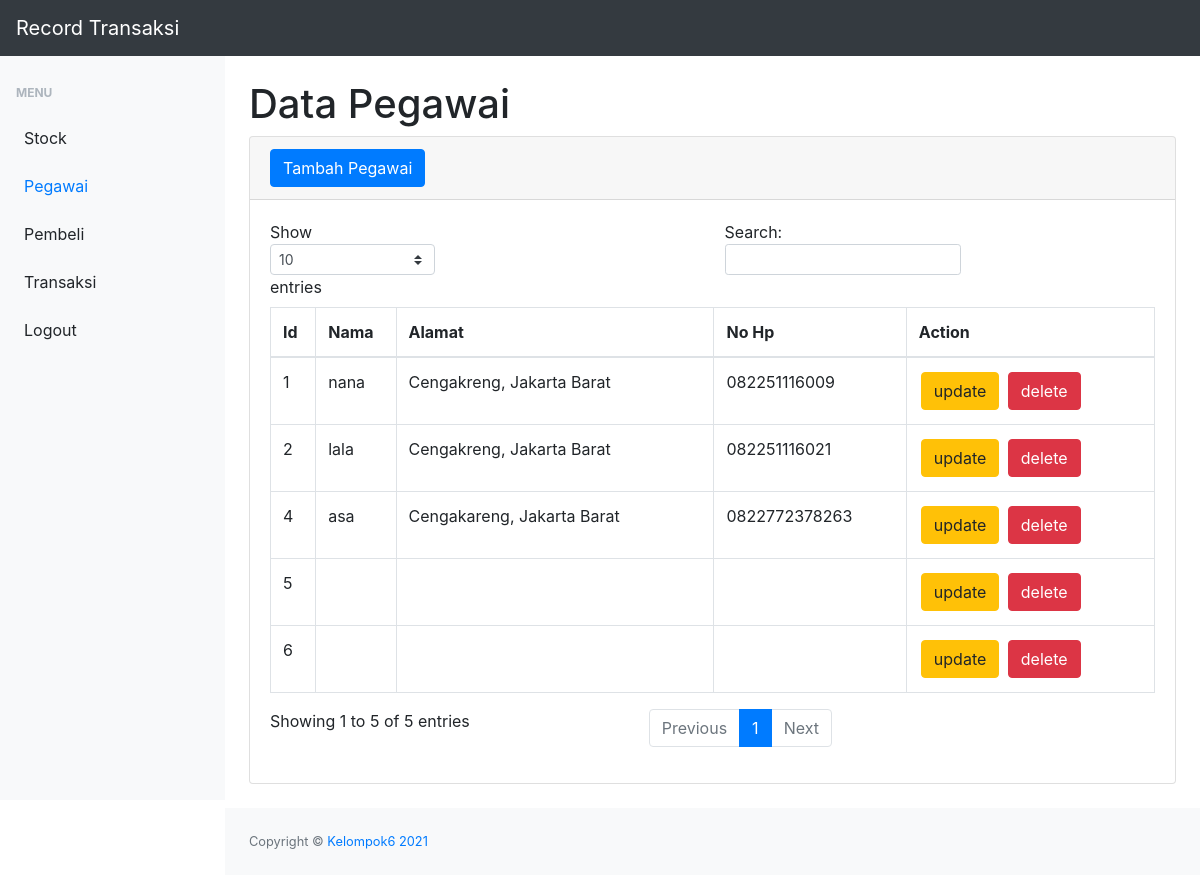
Page /pegawai.php (signed in) on the committed database.
### tables this page shows
CREATE TABLE `pegawai` (
  `id_pegawai` int(11) NOT NULL,
  `nama_pgw` varchar(25) DEFAULT NULL,
  `alamat_pgw` varchar(50) DEFAULT NULL,
  `telp_pgw` varchar(13) DEFAULT NULL
);

### pegawai.php (the view, shortened to what this page needs)
<?php
require 'function.php';
?>
<!DOCTYPE html>
<html lang="en">
<head>
    <link href="css/styles.css" rel="stylesheet" />
</head>
<body class="sb-nav-fixed">
    <nav class="sb-topnav navbar navbar-expand navbar-dark bg-dark">
        <a class="navbar-brand" href="index.php">Record Transaksi</a>
        <button class="btn btn-link btn-sm order-1 order-lg-0" id="sidebarToggle" href="#"><i class="fas fa-bars"></i></button>
    </nav>
    <div id="layoutSidenav">
        <div id="layoutSidenav_nav">
            <nav class="sb-sidenav accordion sb-sidenav-light" id="sidenavAccordion">
                <div class="sb-sidenav-menu">
                    <div class="nav">
                        <div class="sb-sidenav-menu-heading">Menu</div>
                        <a class="nav-link" href="index.php">
                            Stock
                        </a>
                        <a class="nav-link" href="pegawai.php">
                            Pegawai
                        </a>
                        <a class="nav-link" href="pembeli.php">
                            Pembeli
                        </a>
                        <a class="nav-link" href="transaksi.php">
                            Transaksi
                        </a>
                        <a class="nav-link" href="logout.php">
                            Logout
                        </a>
                    </div>
                </div>
            </nav>
        </div>
        <div id="layoutSidenav_content">
            <main>
                <div class="container-fluid">
                    <h1 class="mt-4">Data Pegawai</h1>
                    <div class="card mb-4">
                        <div class="card-header">
                            <button type="button" class="btn btn-primary" data-toggle="modal" data-target="#pgwmodal">
                                Tambah Pegawai
                            </button>
                        </div>
                        <div class="card-body">
                            <div class="table-responsive">
                                <table class="table table-bordered" id="dataTable" width="100%" cellspacing="0">
                                    <thead>
                                        <tr>
                                            <th>Id</th>
                                            <th>Nama</th>
                                            <th>Alamat</th>
                                            <th>No Hp</th>
                                            <th>Action</th>
                                        </tr>
                                    </thead>
                                    <tbody>
                                        <?php
                                        $viewpegawai = mysqli_query($conn, "SELECT * FROM `pegawai`");
                                        while ($data = mysqli_fetch_array($viewpegawai)) {
                                            $id_pgw = $data['id_pegawai'];
                                            $nama = $data['nama_pgw'];
                                            $alamat = $data['alamat_pgw'];
                                            $no_hp = $data['telp_pgw'];
                                        ?>
                                            <tr>
                                                <td><?= $id_pgw; ?></td>
                                                <td><?= $nama; ?></td>
                                                <td><?= $alamat; ?></td>
                                                <td><?= $no_hp; ?></td>
                                                <td>
                                                    <button style="margin: 2px;" type="button" class="btn btn-warning" data-toggle="modal" data-target="#pgwmodalupdate<?= $id_pgw; ?>">update</button>
                                                    <button style="margin: 2px;" type="button" class="btn btn-danger" data-toggle="modal" data-target="#pgwmodaldelete<?= $id_pgw; ?>">delete</button>
                                                </td>
                                            </tr>
                                        <?php
                                        };
                                        ?>
                                    </tbody>
                                </table>
                            </div>
                        </div>
                    </div>
                </div>
            </main>
            <footer class="py-4 bg-light mt-auto">
                <div class="container-fluid">
                    <div class="d-flex align-items-center justify-content-between small">
                        <div class="text-muted">Copyright &copy; <a href="https://acbagusid.anandanesia.com/about.html" style="text-decoration:none;">Kelompok6 2021</a></div>
                    </div>
                </div>
            </footer>
        </div>
    </div>
</body>
</html>

### rows in the picture
pegawai: id_pegawai "1", nama_pgw "nana", alamat_pgw "Cengakreng, Jakarta Barat", telp_pgw "082251116009"
pegawai: id_pegawai "2", nama_pgw "lala", alamat_pgw "Cengakreng, Jakarta Barat", telp_pgw "082251116021"
pegawai: id_pegawai "4", nama_pgw "asa", alamat_pgw "Cengakareng, Jakarta Barat", telp_pgw "0822772378263"
pegawai: id_pegawai "5"
pegawai: id_pegawai "6"
